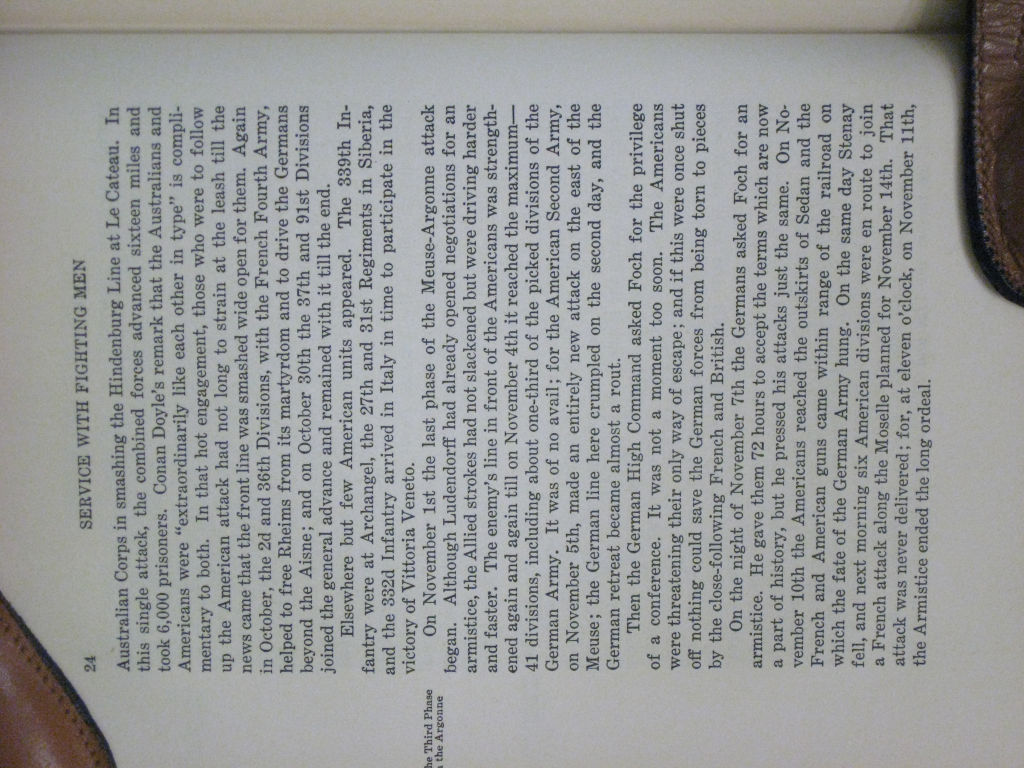
#> input picture sample.jpg, 3072 x 2304 px, given in place of the camera (shown at 1/3 size)
$ python 'object tracking in videos.py'
#> lines starting #> are read from the running program, lines starting #| are printed output that depends on the picture; after the words box and inside, x2 and y2 are one past the last pixel; in counts of white or black regions, pixels touching at a corner belong together
import cv2
import numpy as np
cap=cv2.VideoCapture(0)
while(1):
    _,frame=cap.read()
#> frame is the input picture: shape (2304, 3072, 3); mean B, G, R 154.8, 155, 153.4
    image=cv2.imread('blue.jpg',1)
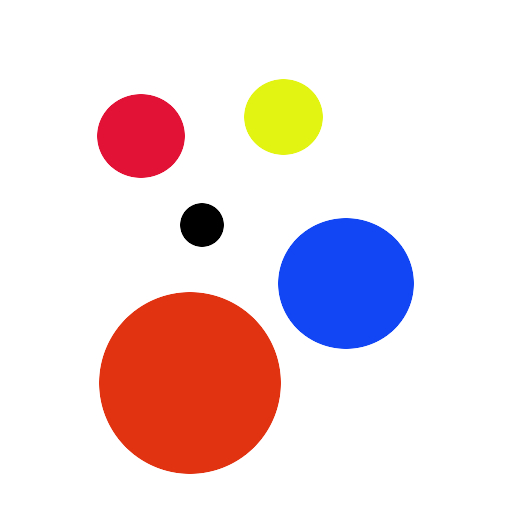
#> input picture blue.jpg, 512 x 512 px
#> image is the input picture: shape (512, 512, 3); mean B, G, R 220.8, 218.1, 236.8
    new_image=cv2.cvtColor(frame,cv2.COLOR_BGR2HSV)
#> new_image: shape (2304, 3072, 3); mean H, S, V 75.4, 13.6, 157.8
    #cv2.imshow("hsvimage",new_image)

    lower_blue=np.array([110,50,50])
    upper_blue=np.array([130,252,255])
    mask=cv2.inRange(new_image,lower_blue,upper_blue)
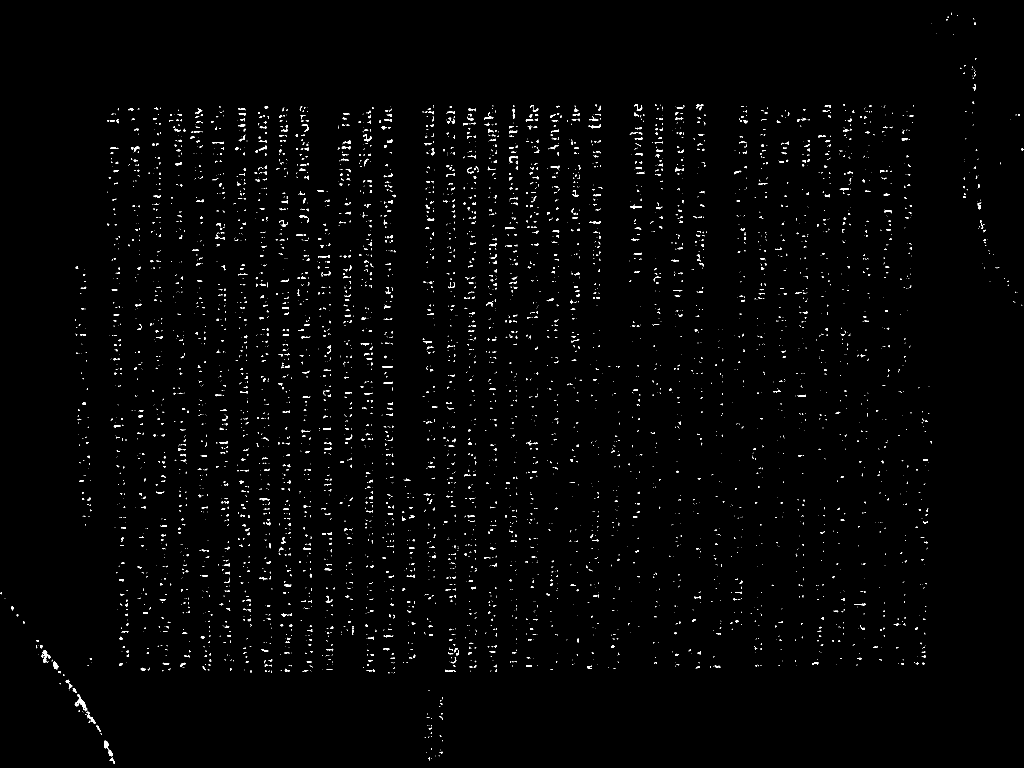
#> mask: shape (2304, 3072) (shown at 1/3 size); 1.1% white; 5788 white regions (4526 under 20 px), largest, box (x1, y1, x2, y2) and area: (224, 2084, 262, 2134) 519, (127, 1950, 152, 1989) 347, (261, 2144, 286, 2171) 210
    #cv2.imshow("mask",mask)

    res=cv2.bitwise_and(frame,frame,mask=mask)
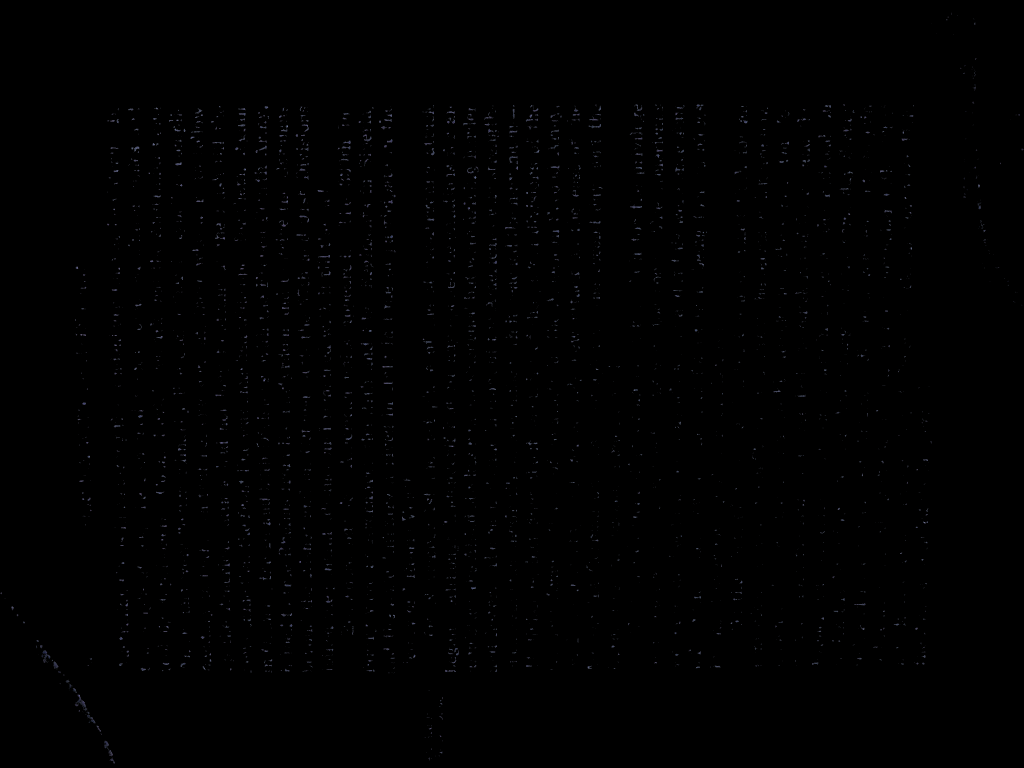
#> res: shape (2304, 3072, 3) (shown at 1/3 size); mean B, G, R 0.9, 0.7, 0.7
    cv2.imshow('res',res)

    k=cv2.waitKey(0) & 0xFF
#> (key Esc is pressed here)
    if k==27:
        break
cv2.destroyAllWindows()
